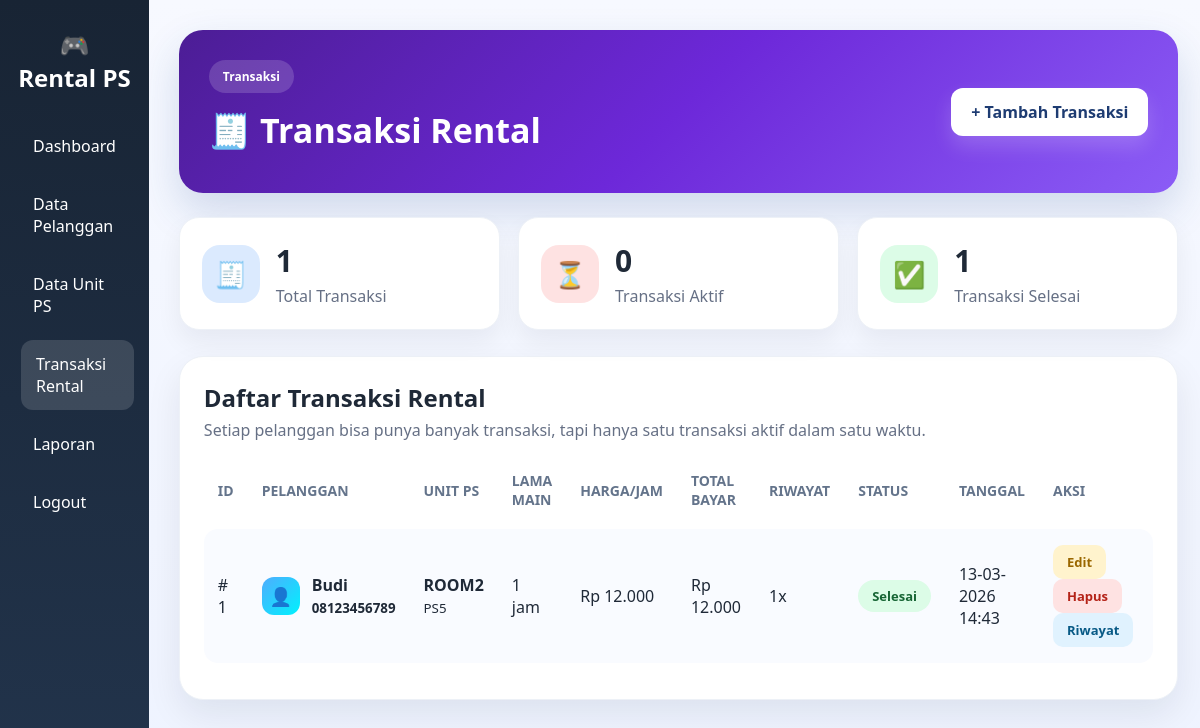
The page /transaksi.php (signed in) on the database its author committed.
### tables this page shows
CREATE TABLE `transaksi` (
  `id_transaksi` int(11) NOT NULL,
  `id_pelanggan` int(11) DEFAULT NULL,
  `id_unit` int(11) DEFAULT NULL,
  `lama_main` int(11) DEFAULT NULL,
  `harga` int(11) DEFAULT NULL,
  `total_bayar` int(11) DEFAULT NULL,
  `status_transaksi` varchar(20) DEFAULT NULL,
  `tanggal` datetime DEFAULT NULL
);

CREATE TABLE `pelanggan` (
  `id_pelanggan` int(11) NOT NULL,
  `nama_pelanggan` varchar(100) DEFAULT NULL,
  `no_hp` varchar(20) DEFAULT NULL
);

CREATE TABLE `unit_ps` (
  `id_unit` int(11) NOT NULL,
  `nama_unit` varchar(50) DEFAULT NULL,
  `tipe_ps` varchar(20) DEFAULT NULL,
  `harga_perjam` int(11) DEFAULT NULL,
  `status` varchar(20) DEFAULT NULL
);

### transaksi.php (the view, shortened to what this page needs)
<?php
include "koneksi.php";
$data = mysqli_query($koneksi, "
    SELECT
        t.*,
        p.id_pelanggan,
        p.nama_pelanggan,
        p.no_hp,
        u.nama_unit,
        u.tipe_ps,
        (
            SELECT COUNT(*)
            FROM transaksi tx
            WHERE tx.id_pelanggan = t.id_pelanggan
        ) AS jumlah_transaksi
    FROM transaksi t
    JOIN pelanggan p ON t.id_pelanggan = p.id_pelanggan
    JOIN unit_ps u ON t.id_unit = u.id_unit
    ORDER BY t.id_transaksi DESC
");
$q_total = mysqli_query($koneksi, "SELECT COUNT(*) AS total FROM transaksi");
$total = mysqli_fetch_assoc($q_total)['total'];
$q_aktif = mysqli_query($koneksi, "SELECT COUNT(*) AS total FROM transaksi WHERE status_transaksi='dipakai'");
$aktif = mysqli_fetch_assoc($q_aktif)['total'];
$q_selesai = mysqli_query($koneksi, "SELECT COUNT(*) AS total FROM transaksi WHERE status_transaksi='selesai'");
$selesai = mysqli_fetch_assoc($q_selesai)['total'];
?>
<!DOCTYPE html>
<html>
<head>
    <link rel="stylesheet" href="style.css?v=<?php echo time(); ?>">
</head>
<body>
    <div class="wrapper">
        <div class="sidebar">
            <h2>🎮 Rental PS</h2>
            <ul>
                <li><a href="dashboard.php">Dashboard</a></li>
                <li><a href="pelanggan.php">Data Pelanggan</a></li>
                <li><a href="unit_ps.php">Data Unit PS</a></li>
                <li><a href="transaksi.php" class="active">Transaksi Rental</a></li>
                <li><a href="laporan.php">Laporan</a></li>
                <li><a href="logout.php">Logout</a></li>
            </ul>
        </div>
        <div class="main modern-main">
            <div class="page-hero transaksi-hero">
                <div>
                    <span class="hero-badge">Transaksi</span>
                    <h1>🧾 Transaksi Rental</h1>
                </div>
                <a href="tambah_transaksi.php" class="hero-action-btn">+ Tambah Transaksi</a>
            </div>
            <div class="dashboard-stats-grid">
                <div class="dashboard-stat-card blue-soft">
                    <div class="dash-icon">🧾</div>
                    <div>
                        <h3>
                            <?php echo $total; ?>
                        </h3>
                        <p>Total Transaksi</p>
                    </div>
                </div>
                <div class="dashboard-stat-card red-soft">
                    <div class="dash-icon">⏳</div>
                    <div>
                        <h3>
                            <?php echo $aktif; ?>
                        </h3>
                        <p>Transaksi Aktif</p>
                    </div>
                </div>
                <div class="dashboard-stat-card green-soft">
                    <div class="dash-icon">✅</div>
                    <div>
                        <h3>
                            <?php echo $selesai; ?>
                        </h3>
                        <p>Transaksi Selesai</p>
                    </div>
                </div>
            </div>
            <div class="modern-table-card">
                <div class="table-card-header">
                    <h3>Daftar Transaksi Rental</h3>
                    <p>Setiap pelanggan bisa punya banyak transaksi, tapi hanya satu transaksi aktif dalam satu waktu.
                    </p>
                </div>
                <div class="table-responsive">
                    <table class="modern-table">
                        <thead>
                            <tr>
                                <th>ID</th>
                                <th>Pelanggan</th>
                                <th>Unit PS</th>
                                <th>Lama Main</th>
                                <th>Harga/Jam</th>
                                <th>Total Bayar</th>
                                <th>Riwayat</th>
                                <th>Status</th>
                                <th>Tanggal</th>
                                <th>Aksi</th>
                            </tr>
                        </thead>
                        <tbody>
                            <?php if (mysqli_num_rows($data) > 0) { ?>
                                <?php while ($d = mysqli_fetch_array($data)) { ?>
                                    <tr>
                                        <td>#
                                            <?php echo $d['id_transaksi']; ?>
                                        </td>
                                        <td>
                                            <div class="table-user-wrap">
                                                <span class="table-avatar">👤</span>
                                                <div>
                                                    <strong>
                                                        <?php echo $d['nama_pelanggan']; ?>
                                                    </strong><br>
                                                    <small>
                                                        <?php echo $d['no_hp']; ?>
                                                    </small>
                                                </div>
                                            </div>
                                        </td>
                                        <td>
                                            <strong>
                                                <?php echo $d['nama_unit']; ?>
                                            </strong><br>
                                            <small>
                                                <?php echo $d['tipe_ps']; ?>
                                            </small>
                                        </td>
                                        <td>
                                            <?php echo $d['lama_main']; ?> jam
                                        </td>
                                        <td>Rp
                                            <?php echo number_format($d['harga'], 0, ',', '.'); ?>
                                        </td>
                                        <td>Rp
                                            <?php echo number_format($d['total_bayar'], 0, ',', '.'); ?>
                                        </td>
                                        <td>
                                            <?php echo $d['jumlah_transaksi']; ?>x
                                        </td>
                                        <td>
                                            <?php if ($d['status_transaksi'] == 'dipakai') { ?>
                                                <span class="status-pill status-dipakai">Dipakai</span>
                                            <?php } else { ?>
                                                <span class="status-pill status-selesai">Selesai</span>
                                            <?php } ?>
                                        </td>
                                        <td>
                                            <?php echo date('d-m-Y H:i', strtotime($d['tanggal'])); ?>
                                        </td>
                                        <td>
                                            <a href="edit_transaksi.php?id=<?php echo $d['id_transaksi']; ?>"
                                                class="table-btn edit-soft">Edit</a>
                                            <a href="hapus_transaksi.php?id=<?php echo $d['id_transaksi']; ?>"
                                                class="table-btn delete-soft"
                                                onclick="return confirm('Yakin ingin menghapus transaksi ini?')">Hapus</a>
                                            <a href="riwayat_pelanggan.php?id=<?php echo $d['id_pelanggan']; ?>"
                                                class="table-btn history-soft">Riwayat</a>
                                        </td>
                                    </tr>
                                <?php } ?>
                            <?php } else { ?>
                                <tr>
                                    <td colspan="10" class="empty-table">Belum ada transaksi rental.</td>
                                </tr>
                            <?php } ?>
                        </tbody>
                    </table>
                </div>
            </div>
        </div>
    </div>
</body>
</html>

### style.css (style rules this page uses)
* { margin:0; padding:0; box-sizing:border-box; font-family:Segoe UI, sans-serif; }
body { background:#f4f7fb; color:#1f2937; }
a { text-decoration:none; }
.wrapper { display:flex; min-height:100vh; }
.sidebar { width:240px; min-height:100vh; background:linear-gradient(180deg,#182434,#22344c); color:white; padding:28px 18px; position:sticky; top:0; }
.sidebar h2 { text-align:center; margin-bottom:28px; font-size:24px; }
.sidebar ul { list-style:none; }
.sidebar ul li { margin-bottom:10px; }
.sidebar ul li a { color:white; display:block; padding:13px 15px; border-radius:12px; transition:0.25s; font-weight:500; }
.sidebar ul li a:hover, .sidebar ul li a.active { background:rgba(255,255,255,0.14); transform:translateX(3px); }
.main { flex:1; padding:30px; }
.modern-main { background:linear-gradient(180deg,#f7f9ff 0%, #eef3ff 100%); min-height:100vh; }
.hero-badge { display:inline-block; background:rgba(255,255,255,0.16); color:white; padding:8px 14px; border-radius:999px; font-size:12px; font-weight:700; margin-bottom:14px; }
.dashboard-hero, .page-hero, .form-hero { display:flex; justify-content:space-between; align-items:center; gap:20px; padding:30px; border-radius:24px; color:white; margin-bottom:24px; box-shadow:0 18px 40px rgba(38,78,145,0.18); }
.page-hero, .form-hero { background:linear-gradient(135deg,#23395d,#355c9a,#4facfe); }
.dashboard-hero h1, .page-hero h1, .form-hero h1 { font-size:34px; margin-bottom:10px; }
.hero-action-btn { background:white; color:#1e3c72; padding:13px 20px; border-radius:12px; font-weight:700; white-space:nowrap; box-shadow:0 10px 20px rgba(255,255,255,0.18); transition:0.25s; }
.dashboard-stats-grid { display:grid; grid-template-columns:repeat(auto-fit,minmax(220px,1fr)); gap:18px; margin-bottom:26px; }
.dashboard-stat-card { display:flex; align-items:center; gap:16px; padding:22px; border-radius:20px; background:white; border:1px solid #edf1f7; box-shadow:0 12px 26px rgba(15,23,42,0.06); }
.dash-icon { width:58px; height:58px; border-radius:18px; display:flex; align-items:center; justify-content:center; font-size:26px; }
.dashboard-stat-card h3 { font-size:30px; margin-bottom:4px; }
.dashboard-stat-card p { color:#667085; }
.blue-soft .dash-icon { background:#dbeafe; }
.green-soft .dash-icon { background:#dcfce7; }
.red-soft .dash-icon { background:#fee2e2; }
.modern-table-card { background:white; border-radius:24px; padding:24px; box-shadow:0 15px 35px rgba(16,24,40,0.08); border:1px solid #edf1f7; }
.table-card-header { margin-bottom:18px; }
.table-card-header h3 { font-size:24px; margin-bottom:5px; }
.table-card-header p { color:#667085; }
.table-responsive { overflow-x:auto; }
table.modern-table { width:100%; border-collapse:separate; border-spacing:0 12px; }
table.modern-table thead th { background:none !important; color:#64748b !important; padding:0 14px 8px 14px !important; font-size:14px; font-weight:700; text-transform:uppercase; border:none; text-align:left; }
table.modern-table tbody td { padding:16px 14px !important; border:none !important; color:#1f2937; vertical-align:middle; background:#f9fbff; }
table.modern-table tbody tr td:first-child { border-radius:14px 0 0 14px; }
table.modern-table tbody tr td:last-child { border-radius:0 14px 14px 0; }
.table-user-wrap { display:flex; align-items:center; gap:12px; font-weight:600; }
.table-avatar { width:38px; height:38px; border-radius:12px; display:flex; align-items:center; justify-content:center; background:linear-gradient(135deg,#4facfe,#00f2fe); color:white; font-size:18px; }
.table-btn { display:inline-block; padding:8px 14px; border-radius:10px; font-size:13px; font-weight:700; margin-right:6px; transition:0.2s; }
.edit-soft { background:#fff3cd; color:#9a6700; }
.delete-soft { background:#fee2e2; color:#b42318; }
.transaksi-hero { background:linear-gradient(135deg,#4c1d95,#6d28d9,#8b5cf6); }
.status-pill { display:inline-block; padding:7px 14px; border-radius:999px; font-size:13px; font-weight:700; }
.status-selesai { background:#dcfce7; color:#166534; }
.history-soft { background:#e0f2fe; color:#075985; }

### rows shown on the page
transaksi: id_transaksi "1", id_pelanggan.nama_pelanggan "Budi", id_pelanggan.no_hp "08123456789", id_unit.nama_unit "ROOM2", id_unit.tipe_ps "PS5", lama_main "1", harga "12.000", total_bayar "12.000", jumlah_transaksi "1", status_transaksi "Selesai", tanggal "13-03-2026 14:43"

### other values the page prints
$total "1"
$aktif "0"
$selesai "1"
